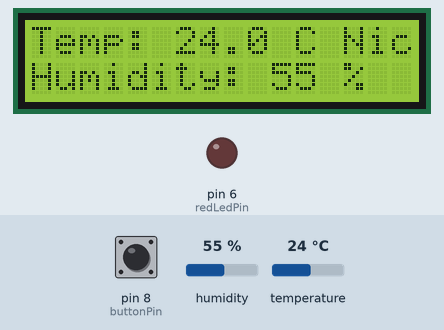
The sketch below on a simulated Arduino Uno, built with avr-gcc and run on an emulated ATmega328P. On the bench: 16×2 character LCD, output pins drawn as LEDs (lit = HIGH). The test bench sets the inputs (shaded band); at power-on: temperature 24 °C, pin 8 (buttonPin) HIGH, humidity 55 %. What the sketch prints to the serial monitor is not drawn.

Above: at 3.2 s.
3.3 s: temperature set to 29 °C
At 6.8 s:
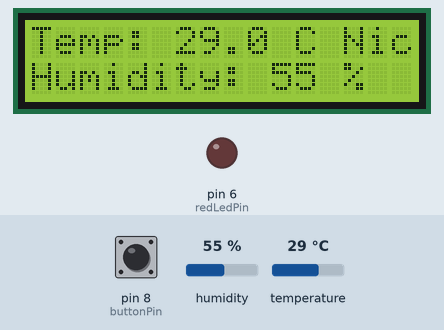
7.5 s: temperature set to 32 °C
At 11.1 s:
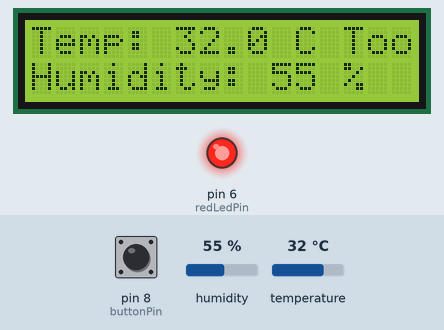
11.5 s: pin 8 (buttonPin) pulled LOW for 0.15 s
At 11.8 s:
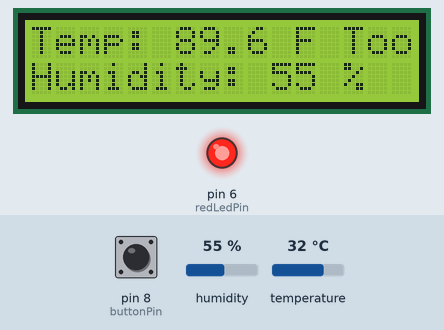
13.1 s: temperature set to 12 °C
At 15.2 s:
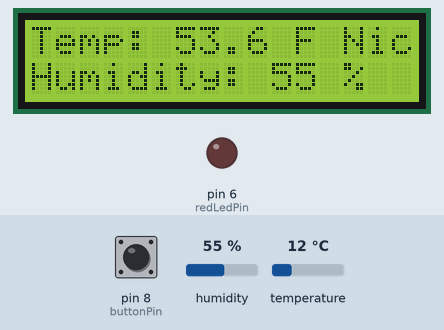
15.5 s: pin 8 (buttonPin) pulled LOW for 1 s
At 16.1 s:
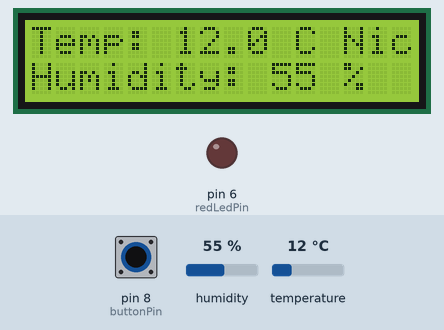
18.0 s: humidity set to 22 %
At 19.5 s:
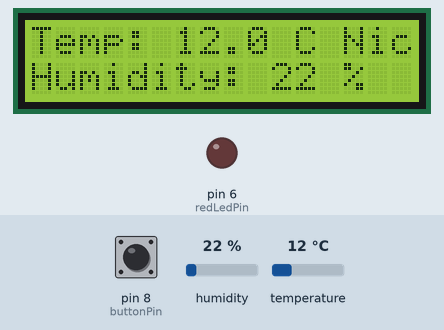
Timing chart, 0 to 20.5 s (numbered marks = the images above; inputs shaded):
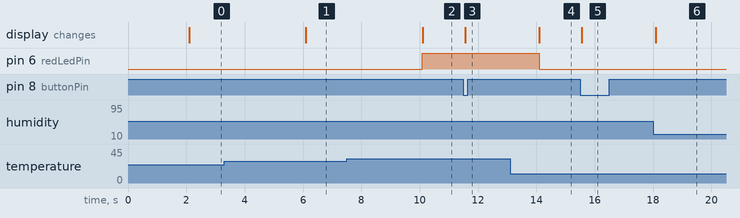

The sketch:

day-08.ino
```cpp
/*
 * LCD 16x2 Weather Station with Potentiometer Contrast Control
 * Pin Mapping:
 *   - Potentiometer Wiper -> LCD V0 (Pin 3)
 *   - LCD: RS=12, E=11, D4=5, D5=4, D6=3, D7=2
 *   - DHT11 Data -> Pin 7
 *   - Pushbutton -> Pin 8 (INPUT_PULLUP)
 *   - Red LED -> Pin 6
 */

#include <LiquidCrystal.h>
#include <DHT.h>

#define DHTPIN 7
#define DHTTYPE DHT11

const int redLedPin = 6;
const int buttonPin = 8;

LiquidCrystal lcd(12, 11, 5, 4, 3, 2);
DHT dht(DHTPIN, DHTTYPE);

bool displayFahrenheit = false;

bool lastButtonState = HIGH;
unsigned long lastDebounceTime = 0;
const unsigned long debounceDelay = 50;

unsigned long lastSensorReadTime = 0;
const unsigned long sensorInterval = 2000;

float currentTempC = 0.0;
float currentHumidity = 0.0;
bool sensorValid = false;

void setup() {
  Serial.begin(9600);

  pinMode(redLedPin, OUTPUT);
  pinMode(buttonPin, INPUT_PULLUP);
  digitalWrite(redLedPin, LOW);

  lcd.begin(16, 2);
  dht.begin();

  lcd.setCursor(0, 0);
  lcd.print("Hello, Robotics!");
  lcd.setCursor(0, 1);
  lcd.print("Init Weather...");
  delay(2000);
  lcd.clear();
}

void loop() {
  unsigned long currentMillis = millis();

  // 1. Button Toggle Logic
  bool reading = digitalRead(buttonPin);
  if (reading != lastButtonState) {
    lastDebounceTime = currentMillis;
  }
  if ((currentMillis - lastDebounceTime) > debounceDelay) {
    static bool debouncedState = HIGH;
    if (reading == LOW && debouncedState == HIGH) {
      displayFahrenheit = !displayFahrenheit;
      updateDisplay();
    }
    debouncedState = reading;
  }
  lastButtonState = reading;

  // 2. DHT11 Reading (Every 2 seconds)
  if (currentMillis - lastSensorReadTime >= sensorInterval) {
    lastSensorReadTime = currentMillis;

    float t = dht.readTemperature();
    float h = dht.readHumidity();

    if (isnan(t) || isnan(h)) {
      sensorValid = false;
      Serial.println("Error reading DHT11 sensor on Pin 7!");
      lcd.setCursor(0, 0);
      lcd.print("Sensor Error!   ");
      lcd.setCursor(0, 1);
      lcd.print("Check Wiring    ");
    } else {
      sensorValid = true;
      currentTempC = t;
      currentHumidity = h;

      Serial.print("Temp: ");
      Serial.print(currentTempC, 1);
      Serial.print(" C | Humidity: ");
      Serial.print(currentHumidity, 1);
      Serial.println(" %");

      digitalWrite(redLedPin, (currentTempC > 30.0) ? HIGH : LOW);
      updateDisplay();
    }
  }
}

void updateDisplay() {
  if (!sensorValid) return;

  lcd.setCursor(0, 0);
  lcd.print("Temp: ");

  if (displayFahrenheit) {
    float tempF = (currentTempC * 9.0 / 5.0) + 32.0;
    lcd.print(tempF, 1);
    lcd.print(" F ");
  } else {
    lcd.print(currentTempC, 1);
    lcd.print(" C ");
  }

  if (currentTempC > 30.0) {
    lcd.print("Too Hot!");
  } else {
    lcd.print("Nice    ");
  }

  lcd.setCursor(0, 1);
  lcd.print("Humidity: ");
  lcd.print((int)currentHumidity);
  lcd.print(" %   ");
}
```

Measured:
- the behaviour switches between 30 and 31 °C on temperature (found by bisection; images 1 and 2)
- after the input at 3.3 s, the display: changes after 2.8 s (image 1)
- after the input at 7.5 s, pin 6 (redLedPin): LOW → HIGH after 2.6 s; the display: changes after 2.6 s (image 2)
- after the input at 11.5 s, the display: changes after 0.06 s (image 3)
- after the input at 13.1 s, pin 6 (redLedPin): HIGH → LOW after 0.99 s; the display: changes after 1.0 s (image 4)
- after the input at 15.5 s, the display: changes after 0.06 s (image 5)
- after the input at 18.0 s, the display: changes after 0.10 s (image 6)
